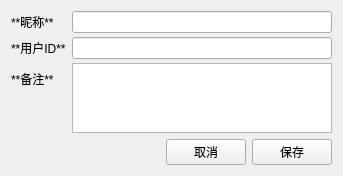
<?xml version="1.0" encoding="UTF-8"?>
<ui version="4.0">
 <class>EditAtUser</class>
 <widget class="QWidget" name="EditAtUser">
  <property name="geometry">
   <rect>
    <x>0</x>
    <y>0</y>
    <width>343</width>
    <height>149</height>
   </rect>
  </property>
  <property name="windowTitle">
   <string>编辑艾特用户</string>
  </property>
  <layout class="QVBoxLayout" name="verticalLayout">
   <item>
    <layout class="QFormLayout" name="formLayout">
     <property name="verticalSpacing">
      <number>4</number>
     </property>
     <item row="1" column="0">
      <widget class="QLabel" name="label_3">
       <property name="text">
        <string>**用户ID**</string>
       </property>
       <property name="textFormat">
        <enum>Qt::MarkdownText</enum>
       </property>
      </widget>
     </item>
     <item row="1" column="1">
      <widget class="QLineEdit" name="edit_user_id">
       <property name="maxLength">
        <number>40</number>
       </property>
       <property name="frame">
        <bool>true</bool>
       </property>
       <property name="echoMode">
        <enum>QLineEdit::Normal</enum>
       </property>
      </widget>
     </item>
     <item row="2" column="0">
      <widget class="QLabel" name="label_6">
       <property name="text">
        <string>**备注**</string>
       </property>
       <property name="textFormat">
        <enum>Qt::MarkdownText</enum>
       </property>
      </widget>
     </item>
     <item row="2" column="1">
      <widget class="QTextEdit" name="edit_remark"/>
     </item>
     <item row="0" column="0">
      <widget class="QLabel" name="label_2">
       <property name="text">
        <string>**昵称**</string>
       </property>
       <property name="textFormat">
        <enum>Qt::MarkdownText</enum>
       </property>
      </widget>
     </item>
     <item row="0" column="1">
      <widget class="QLineEdit" name="edit_nickname">
       <property name="maxLength">
        <number>40</number>
       </property>
       <property name="frame">
        <bool>true</bool>
       </property>
       <property name="echoMode">
        <enum>QLineEdit::Normal</enum>
       </property>
      </widget>
     </item>
    </layout>
   </item>
   <item>
    <layout class="QVBoxLayout" name="verticalLayout_4">
     <item>
      <layout class="QHBoxLayout" name="horizontalLayout_5">
       <item>
        <spacer name="horizontalSpacer_3">
         <property name="orientation">
          <enum>Qt::Horizontal</enum>
         </property>
         <property name="sizeHint" stdset="0">
          <size>
           <width>40</width>
           <height>20</height>
          </size>
         </property>
        </spacer>
       </item>
       <item>
        <widget class="QPushButton" name="cancel_button">
         <property name="text">
          <string>取消</string>
         </property>
        </widget>
       </item>
       <item>
        <widget class="QPushButton" name="save_button">
         <property name="text">
          <string>保存</string>
         </property>
        </widget>
       </item>
      </layout>
     </item>
    </layout>
   </item>
  </layout>
 </widget>
 <resources/>
 <connections/>
</ui>
